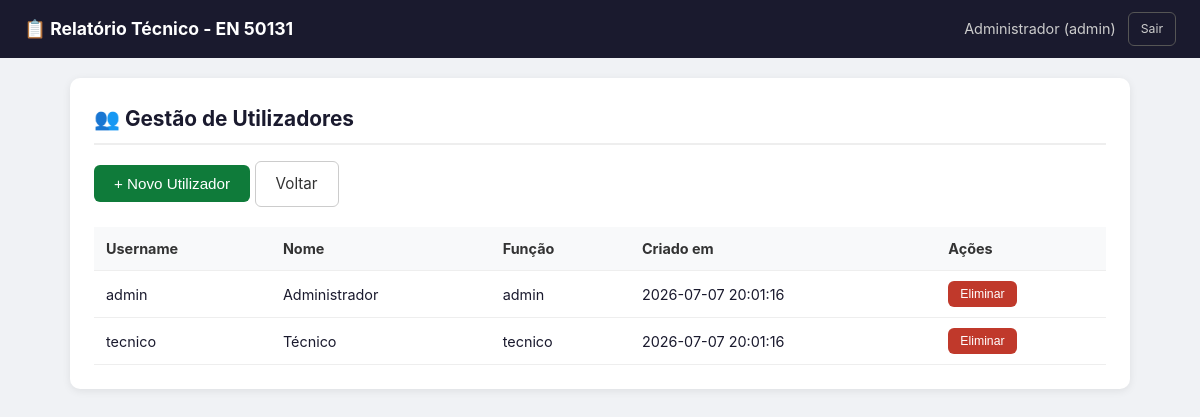
Screenshot of /utilizadores.php (signed in) with the database file from the repository.
### tables this page shows
CREATE TABLE IF NOT EXISTS users (
    id INT AUTO_INCREMENT PRIMARY KEY,
    username VARCHAR(50) UNIQUE NOT NULL,
    password_hash VARCHAR(255) NOT NULL,
    nome VARCHAR(100) NOT NULL,
    role ENUM('admin','tecnico') DEFAULT 'tecnico',
    created_at TIMESTAMP DEFAULT CURRENT_TIMESTAMP
);

### includes/auth.php (called while the page is built, shortened)
<?php
function isLoggedIn() {
    return isset($_SESSION['user_id']);
}
function isAdmin() {
    return isset($_SESSION['user_role']) && $_SESSION['user_role'] === 'admin';
}
function getUserName() {
    return $_SESSION['user_nome'] ?? 'Técnico';
}

### utilizadores.php (the view, shortened to what this page needs)
<?php
require_once __DIR__ . '/includes/auth.php';
$db = getDB();
$users = $db->query("SELECT id, username, nome, role, created_at FROM users ORDER BY role, nome")->fetchAll();
require_once __DIR__ . '/includes/header.php';
?>
<div class="card">
    <h2>👥 Gestão de Utilizadores</h2>
    <div style="margin-bottom:20px;">
        <button onclick="toggleForm()" class="btn btn-success">+ Novo Utilizador</button>
        <a href="dashboard.php" class="btn btn-outline" style="color:#333;border-color:#ccc;">Voltar</a>
    </div>
    <div class="table-responsive">
        <table>
            <thead>
                <tr><th>Username</th><th>Nome</th><th>Função</th><th>Criado em</th><th>Ações</th></tr>
            </thead>
            <tbody>
                <?php foreach ($users as $u): ?>
                <tr>
                    <td><?= htmlspecialchars($u['username']) ?></td>
                    <td><?= htmlspecialchars($u['nome']) ?></td>
                    <td><?= $u['role'] ?></td>
                    <td><?= $u['created_at'] ?></td>
                    <td>
                            <?php if (isAdmin()): ?>
                            <form method="POST" style="display:inline;" onsubmit="return confirm('Eliminar <?= htmlspecialchars($u['nome']) ?>?')">
                                <button type="submit" class="btn btn-sm btn-danger">Eliminar</button>
                            </form>
                            <?php endif; ?>
                    </td>
                </tr>
                <?php endforeach; ?>
            </tbody>
        </table>
    </div>
</div>
<?php require_once __DIR__ . '/includes/footer.php'; ?>

### includes/header.php (shortened to what this page needs)
<!DOCTYPE html>
<html lang="pt">
<head>
    <link rel="stylesheet" href="assets/css/style.css">
</head>
<body>
<div class="app-container">
    <?php if (isLoggedIn()): ?>
    <nav class="navbar">
        <div class="nav-brand">
            <a href="dashboard.php">📋 <?= APP_NAME ?></a>
        </div>
        <div class="nav-user">
            <span><?= getUserName() ?> (<?= $_SESSION['user_role'] ?>)</span>
            <a href="logout.php" class="btn btn-sm btn-outline">Sair</a>
        </div>
    </nav>
    <?php endif; ?>
    <main class="container">

### includes/footer.php (shortened to what this page needs)
    </main>
</div>
</body>
</html>

### assets/css/style.css (style rules this page uses)
*, *::before, *::after { box-sizing: border-box; margin: 0; padding: 0; }
body { font-family: -apple-system, BlinkMacSystemFont, 'Segoe UI', Roboto, sans-serif; background: #f0f2f5; color: #1a1a2e; line-height: 1.6; }
.app-container { min-height: 100vh; display: flex; flex-direction: column; }
.container { max-width: 1100px; margin: 0 auto; padding: 20px; width: 100%; }
.navbar { background: #1a1a2e; color: #fff; padding: 12px 24px; display: flex; justify-content: space-between; align-items: center; }
.nav-brand a { color: #fff; text-decoration: none; font-weight: 700; font-size: 1.1em; }
.nav-user { display: flex; align-items: center; gap: 12px; font-size: 0.9em; color: #ccc; }
.btn { display: inline-block; padding: 10px 20px; border: none; border-radius: 6px; font-size: 0.95em; cursor: pointer; text-decoration: none; transition: all 0.2s; }
.btn-success { background: #0f7b3a; color: #fff; }
.btn-danger { background: #c0392b; color: #fff; }
.btn-outline { background: transparent; color: #ccc; border: 1px solid #555; }
.btn-sm { padding: 6px 12px; font-size: 0.85em; }
.card { background: #fff; border-radius: 10px; box-shadow: 0 2px 8px rgba(0,0,0,0.08); padding: 24px; margin-bottom: 20px; }
.card h2 { margin-bottom: 16px; font-size: 1.3em; color: #1a1a2e; border-bottom: 2px solid #eee; padding-bottom: 8px; }
.table-responsive { overflow-x: auto; }
table { width: 100%; border-collapse: collapse; }
table th, table td { padding: 10px 12px; text-align: left; border-bottom: 1px solid #eee; font-size: 0.9em; }
table th { background: #f8f9fa; font-weight: 700; color: #333; }

### rows the page displays
users: username "admin", nome "Administrador", role "admin", created_at "2026-07-07 20:01:16"
users: username "tecnico", nome "Técnico", role "tecnico", created_at "2026-07-07 20:01:16"

### other values shown
APP_NAME "Relatório Técnico - EN 50131"
getUserName() "Administrador"
$_SESSION['user_role'] "admin"
